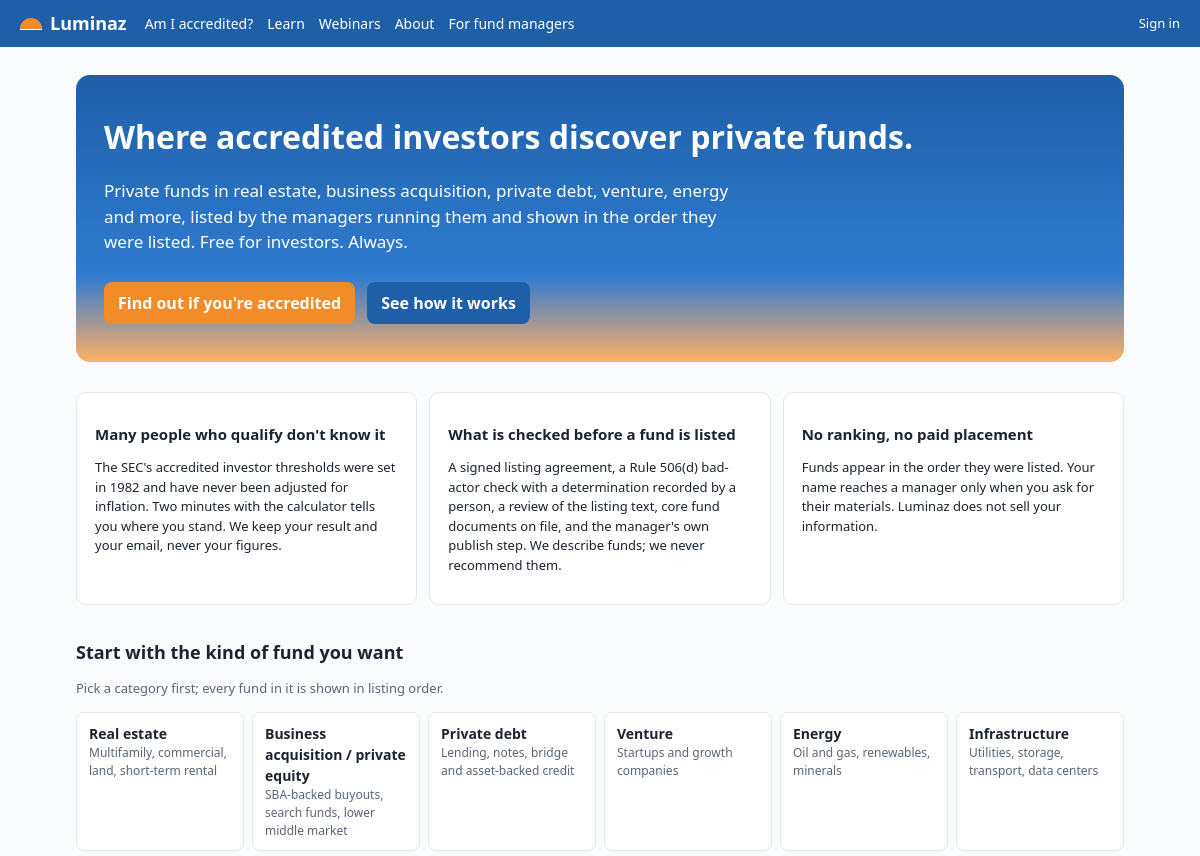
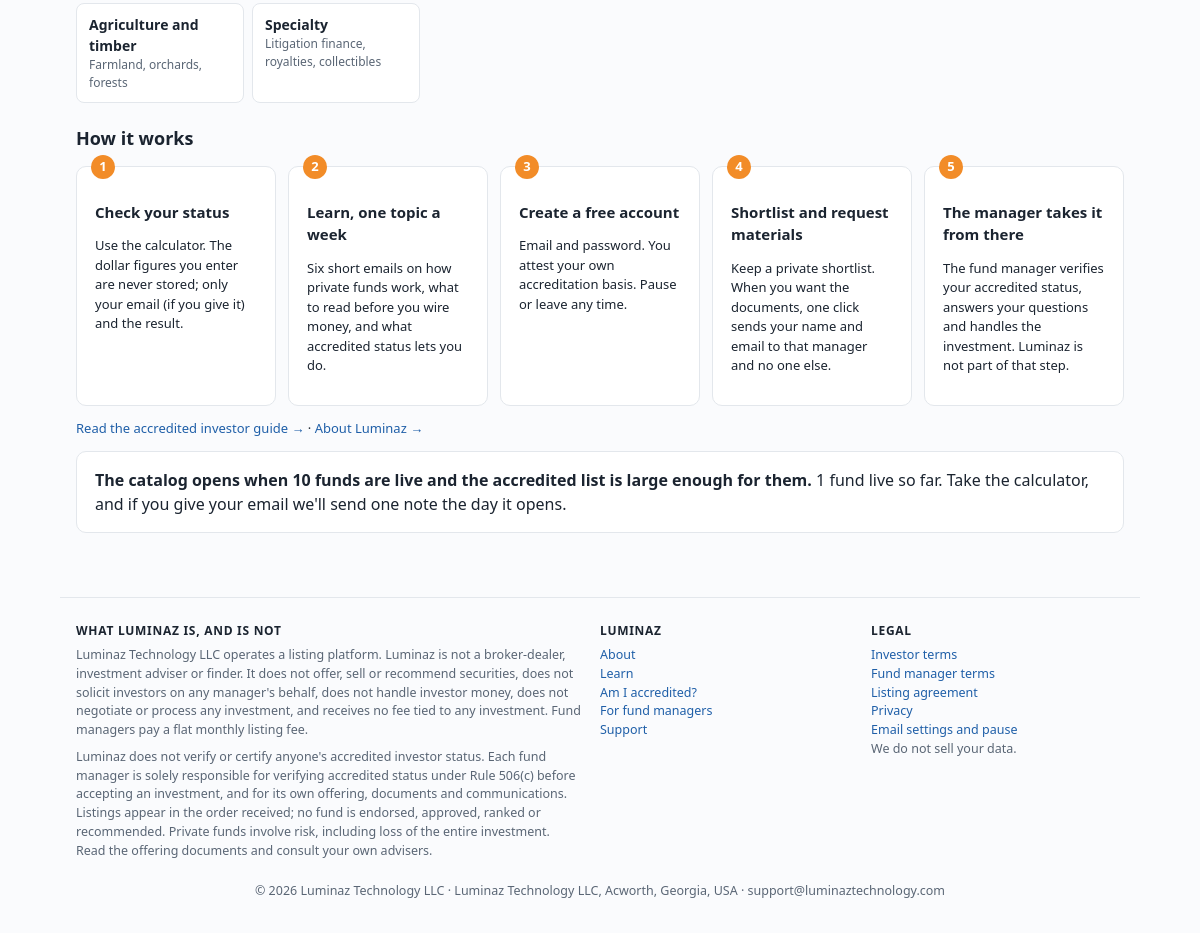
The page / on the database its author committed (2 pictures, top to bottom).
### tables this page shows
CREATE TABLE settings (
  key TEXT PRIMARY KEY,
  value TEXT NOT NULL
);

### luminaz/investor.py (the view)
@bp.route("/")
def home():
    from . import billing
    return render_template("investor/home.html", ready=billing.readiness(), open=signup_open())

### luminaz/billing.py (called while the page is built)
def accredited_list_size():
    return get_db().execute("SELECT COUNT(DISTINCT email) FROM calculator_leads WHERE result = 'accredited' AND unsubscribed = 0"
                            " AND email NOT IN (SELECT email FROM suppressions)").fetchone()[0]

def _int_setting(key, default=0):
    try:
        return max(0, int(setting(key, str(default)) or default))
    except ValueError:
        return default

def catalog_ready():
    r = readiness()
    return r["live"] >= r["live_needed"] and (r["leads_needed"] == 0 or r["leads"] >= r["leads_needed"])

def catalog_opened(as_of=None, record=True):
    as_of = as_of or dt.date.today()
    val = (setting("catalog_opened_on", "") or "").strip()
    if val:
        try:
            return _date(val)
        except ValueError:
            pass
    if catalog_ready():
        if record:
            set_setting("catalog_opened_on", as_of.isoformat())
            audit("catalog_opened", {"on": as_of.isoformat(), **readiness()})
        return as_of
    return None

### luminaz/db.py (called while the page is built)
def get_db():
    if "db" not in g:
        path = current_app.config["DATABASE"]
        os.makedirs(os.path.dirname(path), exist_ok=True)
        g.db = sqlite3.connect(path, detect_types=sqlite3.PARSE_DECLTYPES, timeout=10)
        g.db.row_factory = sqlite3.Row
        g.db.execute("PRAGMA foreign_keys = ON")
        g.db.execute("PRAGMA journal_mode = WAL")
        g.db.execute("PRAGMA synchronous = NORMAL")
        g.db.execute("PRAGMA temp_store = MEMORY")
        g.db.execute("PRAGMA cache_size = -16000")   # 16 MB page cache
    return g.db

def setting(key, default=None):
    row = get_db().execute("SELECT value FROM settings WHERE key = ?", (key,)).fetchone()
    return row["value"] if row else default

### luminaz/investor.py (called while the page is built)
def signup_open():
    from . import billing
    mode = setting("investor_signup_open", "auto")
    if mode == "open":
        return True
    if mode == "closed":
        return False
    return billing.catalog_opened(record=False) is not None

### luminaz/visitors.py (called while the page is built)
def is_bot(user_agent):
    ua = (user_agent or "").lower()
    return not ua or any(w in ua for w in BOT_WORDS)

def visitor_hash(day=None):
    day = day or dt.date.today().isoformat()
    ip = (request.headers.get("X-Forwarded-For", request.remote_addr or "") or "").split(",")[0].strip()
    ua = request.headers.get("User-Agent", "")
    return hashlib.sha256((day + current_app.config["SECRET_KEY"] + ip + ua).encode()).hexdigest()[:24]

### luminaz/templates/investor/home.html (shortened to what this page needs)
{% extends "base.html" %}{% block content %}
<div class="hero"><h1>Where accredited investors discover private funds.</h1>
<p>Private funds in real estate, business acquisition, private debt, venture, energy and more, listed by the managers running them and shown in the order they were listed. Free for investors. Always.</p>
<a class="btn" href="{{ url_for('investor.calculator') }}">Find out if you're accredited</a>
{% if open %}<a class="btn alt" href="{{ url_for('investor.signup') }}">Create a free account</a>{% else %}<a class="btn alt" href="#how">See how it works</a>{% endif %}</div>
<div class="grid">
<div class="card"><h3>Many people who qualify don't know it</h3><p class="small">The SEC's accredited investor thresholds were set in 1982 and have never been adjusted for inflation. Two minutes with the calculator tells you where you stand. We keep your result and your email, never your figures.</p></div>
<div class="card"><h3>What is checked before a fund is listed</h3><p class="small">A signed listing agreement, a Rule 506(d) bad-actor check with a determination recorded by a person, a review of the listing text, core fund documents on file, and the manager's own publish step. We describe funds; we never recommend them.</p></div>
<div class="card"><h3>No ranking, no paid placement</h3><p class="small">Funds appear in the order they were listed. Your name reaches a manager only when you ask for their materials. Luminaz does not sell your information.</p></div>
</div>
<h2 id="categories">Start with the kind of fund you want</h2>
<p class="small muted">Pick a category first; every fund in it is shown in listing order.</p>
<div class="cats">{% for c in categories %}<a class="cat" href="{{ url_for('investor.catalog', category=c) if open else url_for('investor.calculator') }}">{{ c }}<span>{{ category_notes[c] }}</span></a>{% endfor %}</div>
<h2 id="how">How it works</h2>
<div class="steps">
<div class="card"><h3>Check your status</h3><p class="small">Use the calculator. The dollar figures you enter are never stored; only your email (if you give it) and the result.</p></div>
<div class="card"><h3>Learn, one topic a week</h3><p class="small">Six short emails on how private funds work, what to read before you wire money, and what accredited status lets you do.</p></div>
<div class="card"><h3>Create a free account</h3><p class="small">Email and password. You attest your own accreditation basis. Pause or leave any time.</p></div>
<div class="card"><h3>Shortlist and request materials</h3><p class="small">Keep a private shortlist. When you want the documents, one click sends your name and email to that manager and no one else.</p></div>
<div class="card"><h3>The manager takes it from there</h3><p class="small">The fund manager verifies your accredited status, answers your questions and handles the investment. Luminaz is not part of that step.</p></div>
</div>
<p class="small"><a href="{{ url_for('investor.learn') }}">Read the accredited investor guide →</a> · <a href="{{ url_for('investor.about') }}">About Luminaz →</a></p>
{% if not open %}<div class="card"><b>The catalog opens when {{ ready.live_needed }} funds are live and the accredited list is large enough for them.</b> {{ ready.live }} fund{{ '' if ready.live == 1 else 's' }} live so far. Take the calculator, and if you give your email we'll send one note the day it opens.</div>{% endif %}
{% endblock %}

### luminaz/templates/base.html (shortened to what this page needs)
<!doctype html><html lang="en"><head><meta charset="utf-8"><meta name="viewport" content="width=device-width,initial-scale=1">
<link rel="stylesheet" href="{{ url_for('static', filename='style.css') }}">
</head><body>
{% set manager_side = request.path.startswith('/managers') or (g.user and g.user.role == 'manager') %}
<header class="top">
  <a class="brand" href="{{ url_for('manager.landing') if manager_side else url_for('investor.home') }}"><span class="sun"></span> Luminaz{% if manager_side %} <span class="brand-sub">for Fund Managers</span>{% endif %}</a>
  <nav>
    {% if g.user and g.user.role == 'admin' %}
      <a href="{{ url_for('admin.queue') }}">Review desk</a><a href="{{ url_for('admin.metrics_page') }}">Metrics</a><a href="{{ url_for('admin.communications') }}">Communications</a><a href="{{ url_for('admin.billing_page') }}">Billing</a><a href="{{ url_for('admin.investors') }}">Investors</a><a href="{{ url_for('admin.settings') }}">Settings</a><a href="{{ url_for('admin.audit_log') }}">Audit</a><a href="{{ url_for('admin.outreach') }}">Outreach</a><a href="{{ url_for('admin.marketing') }}">Posts</a><a href="{{ url_for('webinars.admin_index') }}">Webinars</a><a href="{{ url_for('admin.support_tickets') }}">Support</a><a href="{{ url_for('auth.security') }}">Security</a><a href="{{ url_for('investor.catalog') }}">Catalog</a>
    {% elif g.user %}
      <a href="{{ url_for('investor.catalog') }}">Funds</a><a href="{{ url_for('investor.me') }}">My funds</a><a href="{{ url_for('investor.learn') }}">Learn</a>
    {% else %}
      <a href="{{ url_for('investor.calculator') }}">Am I accredited?</a><a href="{{ url_for('investor.learn') }}">Learn</a><a href="{{ url_for('webinars.index') }}">Webinars</a><a href="{{ url_for('investor.about') }}">About</a><a href="{{ url_for('manager.landing') }}">For fund managers</a>
    {% endif %}
  </nav>
  <div class="right">{% if g.user %}{{ g.user.name or g.user.email }} · <a href="{{ url_for('auth.logout') }}">Sign out</a>{% else %}<a href="{{ url_for('auth.login') }}">Sign in</a>{% endif %}</div>
</header>
<main class="{% block mainclass %}{% endblock %}">
{% block content %}{% endblock %}
</main>
<footer class="ft">
  <div class="cols">
    <div><h4>What Luminaz is, and is not</h4>
      <p>{{ company }} operates a listing platform. Luminaz is not a broker-dealer, investment adviser or finder. It does not offer, sell or recommend securities, does not solicit investors on any manager's behalf, does not handle investor money, does not negotiate or process any investment, and receives no fee tied to any investment. Fund managers pay a flat monthly listing fee.</p>
      <p>Luminaz does not verify or certify anyone's accredited investor status. Each fund manager is solely responsible for verifying accredited status under Rule 506(c) before accepting an investment, and for its own offering, documents and communications. Listings appear in the order received; no fund is endorsed, approved, ranked or recommended. Private funds involve risk, including loss of the entire investment. Read the offering documents and consult your own advisers.</p></div>
    <div><h4>{% if manager_side %}Fund managers{% else %}Luminaz{% endif %}</h4>
      {% if manager_side %}<a href="{{ url_for('manager.landing') }}#how">How it works</a><br><a href="{{ url_for('manager.landing') }}#pricing">Pricing</a><br><a href="{{ url_for('manager.landing') }}#checks">What we check</a><br><a href="{{ url_for('investor.home') }}">Investor site</a>{% else %}<a href="{{ url_for('investor.about') }}">About</a><br><a href="{{ url_for('investor.learn') }}">Learn</a><br><a href="{{ url_for('investor.calculator') }}">Am I accredited?</a><br><a href="{{ url_for('manager.landing') }}">For fund managers</a>{% endif %}<br><a href="{{ url_for('support.support') }}">Support</a></div>
    <div><h4>Legal</h4><a href="{{ url_for('investor.legal', doc='terms') }}">Investor terms</a><br><a href="{{ url_for('investor.legal', doc='manager-terms') }}">Fund manager terms</a><br><a href="{{ url_for('investor.legal', doc='listing-agreement') }}">Listing agreement</a><br><a href="{{ url_for('investor.legal', doc='privacy') }}">Privacy</a><br><a href="{{ url_for('support.notifications') }}">Email settings and pause</a><p>We do not sell your data.</p></div>
  </div>
  <p class="line">© {{ now_year }} {{ company }} · {{ setting('postal_address') }} · {{ setting('support_email') }}</p>
</footer>
</body></html>

### luminaz/static/style.css (style rules this page uses)
:root { --sun:#f28c28;--sun-2:#ffb066;--sky:#1f5fa8;--sky-2:#2f7bd0;--ink:#1b2430;--muted:#5a6675;--line:#e3e7ec;--bg:#fafbfd;--card:#fff;--ok:#0b6e4f;--bad:#a83a2a;--warn:#8a6d00 }
* { box-sizing:border-box }
body { margin:0;font-family:system-ui,"Segoe UI",Arial,sans-serif;color:var(--ink);background:var(--bg);line-height:1.5 }
a { color:var(--sky);text-decoration:none }
header.top { background:var(--sky);color:#fff;padding:10px 20px;display:flex;align-items:center;gap:18px;flex-wrap:wrap }
header.top a { color:#fff }
header.top .brand { font-weight:700;font-size:18px;display:flex;align-items:center;gap:8px }
.sun { width:22px;height:11px;border-radius:22px 22px 0 0;background:var(--sun);display:inline-block;box-shadow:0 1px 0 #fff }
header.top nav { display:flex;gap:14px;flex-wrap:wrap;font-size:14px }
header.top .right { margin-left:auto;font-size:13px }
main { max-width:1080px;margin:0 auto;padding:22px 16px }
h1 { font-size:24px;margin:0 0 6px }
h2 { font-size:18px;margin:22px 0 8px }
h3 { font-size:15px;margin:14px 0 6px }
.card { background:var(--card);border:1px solid var(--line);border-radius:10px;padding:16px 18px;margin:12px 0 }
.grid { display:grid;grid-template-columns:repeat(auto-fit,minmax(220px,1fr));gap:12px }
.btn { display:inline-block;background:var(--sun);color:#fff;border:0;border-radius:8px;padding:9px 14px;font:inherit;font-weight:600;cursor:pointer }
.btn.alt { background:var(--sky) }
.hero { background:linear-gradient(180deg,#1f5fa8 0%,#2f7bd0 70%,#ffb066 100%);color:#fff;border-radius:14px;padding:38px 28px;margin:6px 0 18px }
.hero h1 { font-size:32px }
.hero p { font-size:17px;max-width:640px }
.hero .btn { margin-top:10px;margin-right:8px }
.muted { color:var(--muted) }
.small { font-size:13px }
.right { text-align:right }
footer { color:var(--muted);font-size:12px;text-align:center;padding:26px 16px;border-top:1px solid var(--line);margin-top:30px }
.steps { display:grid;grid-template-columns:repeat(auto-fit,minmax(200px,1fr));gap:14px 12px;counter-reset:s;margin-top:14px }
.steps .card { position:relative;margin:0;padding-top:20px }
.steps .card::before { counter-increment:s;content:counter(s);position:absolute;top:-12px;left:14px;background:var(--sun);color:#fff;font-weight:700;font-size:13px;width:24px;height:24px;border-radius:12px;display:flex;align-items:center;justify-content:center }
.cats { display:grid;grid-template-columns:repeat(auto-fill,minmax(160px,1fr));gap:8px;margin:8px 0 4px }
.cat { display:block;background:var(--card);border:1px solid var(--line);border-radius:8px;padding:10px 12px;font-size:14px;font-weight:600;color:var(--ink);text-decoration:none }
.cat span { display:block;font-weight:400;font-size:12px;color:var(--muted) }
footer.ft { text-align:left;max-width:1080px;margin:30px auto 0;padding:24px 16px;font-size:12.5px }
footer.ft .cols { display:grid;grid-template-columns:2fr 1fr 1fr;gap:18px }
footer.ft h4 { font-size:12px;letter-spacing:.06em;text-transform:uppercase;margin:0 0 6px;color:var(--ink) }
footer.ft p { margin:0 0 8px }
footer.ft .line { margin-top:14px;text-align:center }

### rows shown on the page
settings: value "Luminaz Technology LLC"
settings: value "Luminaz Technology LLC, Acworth, Georgia, USA"
settings: value "support@luminaztechnology.com"

### other values the page prints
{{ c }} "Real estate" "Business acquisition / private equity" "Private debt" "Venture" "Energy" "Infrastructure" "Agriculture and timber" "Specialty"
{{ category_notes[c] }} "Multifamily, commercial, land, short-term rental" "SBA-backed buyouts, search funds, lower middle market" "Lending, notes, bridge and asset-backed credit" "Startups and growth companies" "Oil and gas, renewables, minerals" "Utilities, storage, transport, data centers" "Farmland, orchards, forests" "Litigation finance, royalties, collectibles"
{{ ready.live_needed }} "10"
{{ ready.live }} "1"
